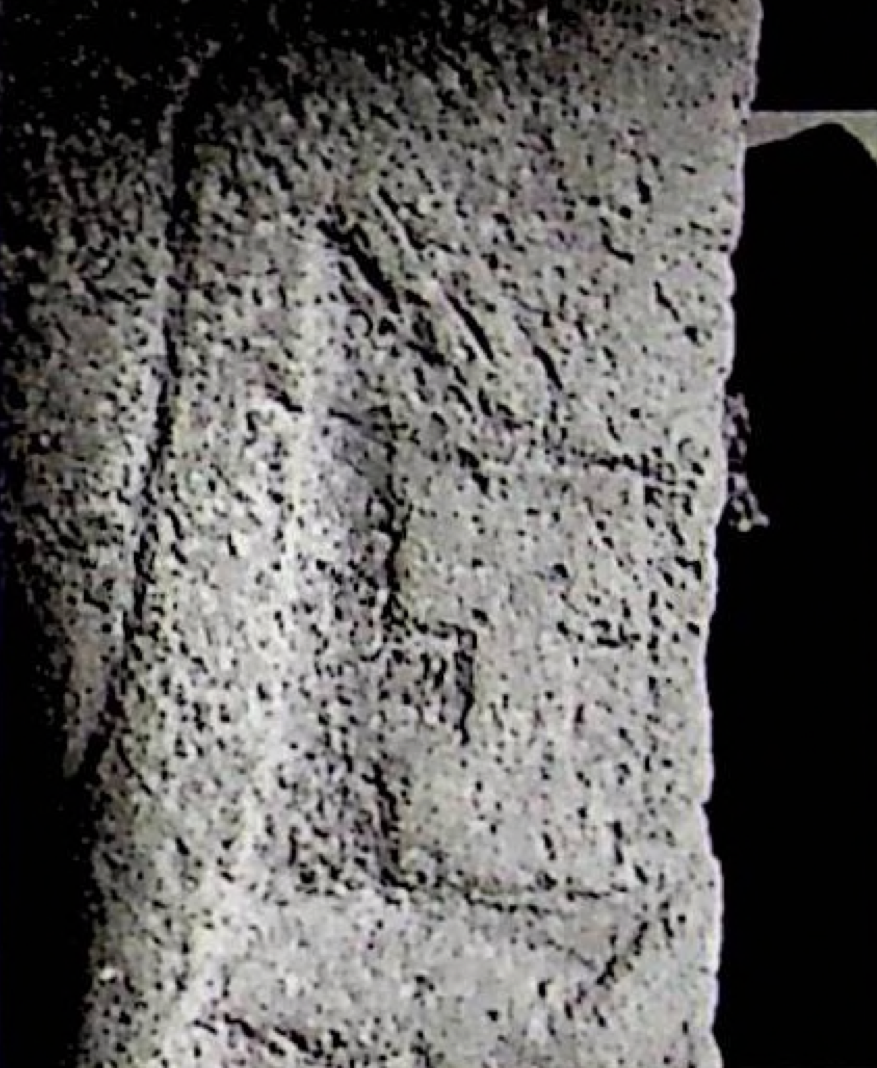
#> input picture Misc/Misc1.9.png, 877 x 1068 px, found by its file name
$ jupyter execute --allow-errors ImageEnhancement.ipynb
#> lines starting #> are read from the running program, lines starting #| are printed output that depends on the picture
[cell 1]
#Imports

import os
import cv2
import numpy as np
import matplotlib
import matplotlib.pyplot as plt

[cell 2]
# Import functions from local Python files by loading modules from their file paths.
# This avoids invalid "from /path/to/file.py import ..." syntax.

from importlib import util
from pathlib import Path

def load_module_from_path(module_name, file_path):
	file_path = Path(file_path)
	spec = util.spec_from_file_location(module_name, str(file_path))
	module = util.module_from_spec(spec)
	spec.loader.exec_module(module)
	return module

# enhancement.py
#> (the rest of this cell did not finish here and is left out)

[cell 3]
#Load image
img = cv2.imread('/Users/haileyohair/Downloads/Gobekli Tepe Project/Gobekli Tepe/VSCode/Gobekli-Tepe/Gobekli-Tepe/Misc/Misc1.9.png')
#> img is the input picture: shape (1068, 877, 3); mean B, G, R 93, 94.4, 96

#Convert to grayscale
gray = cv2.cvtColor(img, cv2.COLOR_BGR2GRAY)

#Display grayscale image
plt.imshow(gray, cmap='gray')
plt.axis('off')
plt.show()

#Save as new image
cv2.imwrite('/Users/haileyohair/Downloads/Gobekli Tepe Project/Gobekli Tepe/VSCode/Gobekli-Tepe/Gobekli-Tepe/Misc/Misc1.9_gray.png', gray)
#> Out = True

#> (a cell that did not finish here is left out)

[cell 5]
#Enhancement using Erosion, Dilation, and Gaussian Blur Filter
# Use explicit structuring element (must be a 2D array) and ensure ksize for GaussianBlur is a tuple
kernel = np.ones((3, 3), dtype=np.uint8)

# Perform erosion then dilation using OpenCV directly to avoid mismatched parameter types
eroded = cv2.erode(gray, kernel, iterations=1)
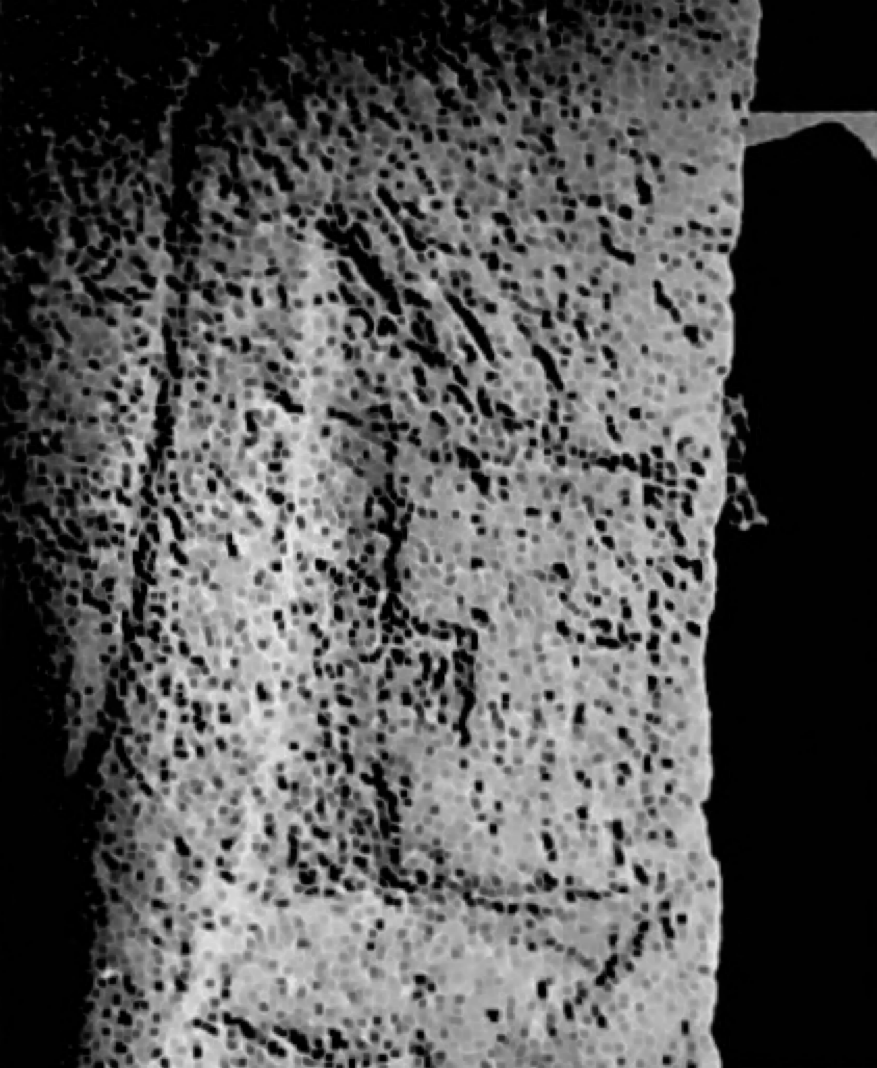
#> eroded: shape (1068, 877); min 0, max 241, mean 84.1
dilated = cv2.dilate(eroded, kernel, iterations=1)

# Apply Gaussian blur with a proper tuple ksize
blurred = cv2.GaussianBlur(dilated, (5, 5), 0)

#Display enhanced image
plt.imshow(blurred, cmap='gray')
plt.axis('off')
plt.show()

#Save enhanced image
cv2.imwrite('/Users/haileyohair/Downloads/Gobekli Tepe Project/Gobekli Tepe/VSCode/Gobekli-Tepe/Gobekli-Tepe/Misc/Misc1.9_enhanced.png', blurred)
#> Out = True


$ run again, with Misc/Misc1.10.png copied over Misc/Misc1.9.png
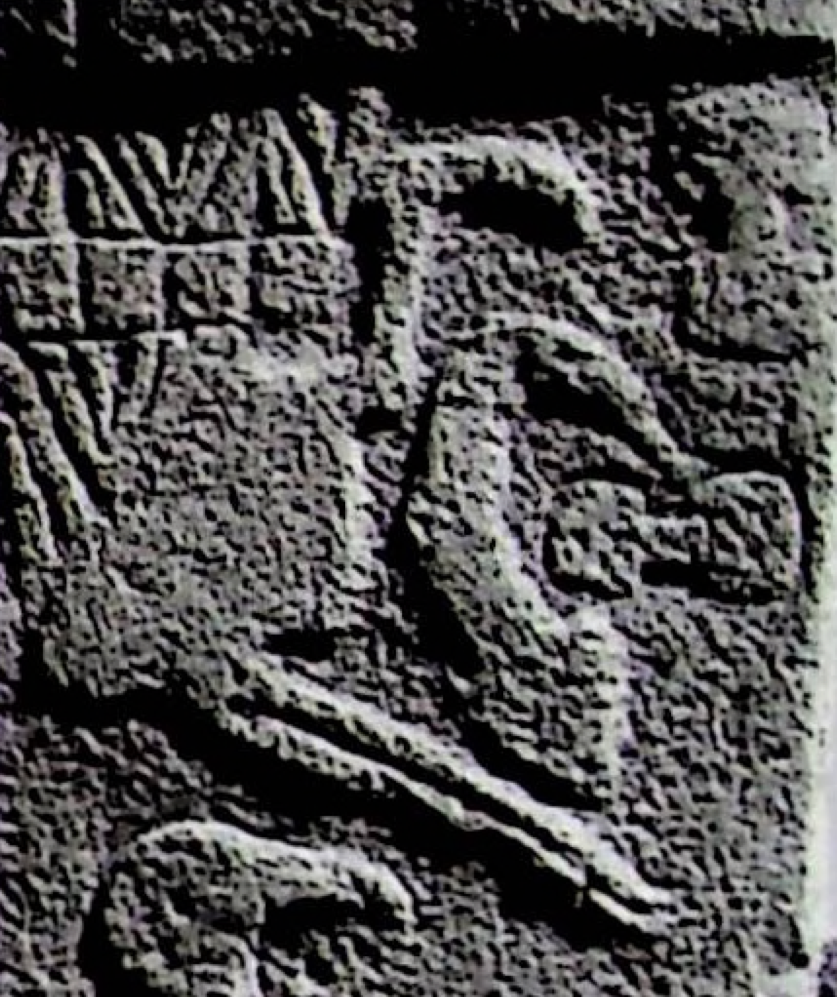
#> input picture Misc/Misc1.10.png, 837 x 997 px, found by its file name
#> img is the input picture: shape (997, 837, 3); mean B, G, R 74.3, 74.4, 75.6
#> `cv2.imwrite('/Users/haileyohair/Downloads/Gobekli Tepe Project/Gobekli..`: Out = True
#> `eroded = cv2.erode(gray, kernel, iterations=1)`:
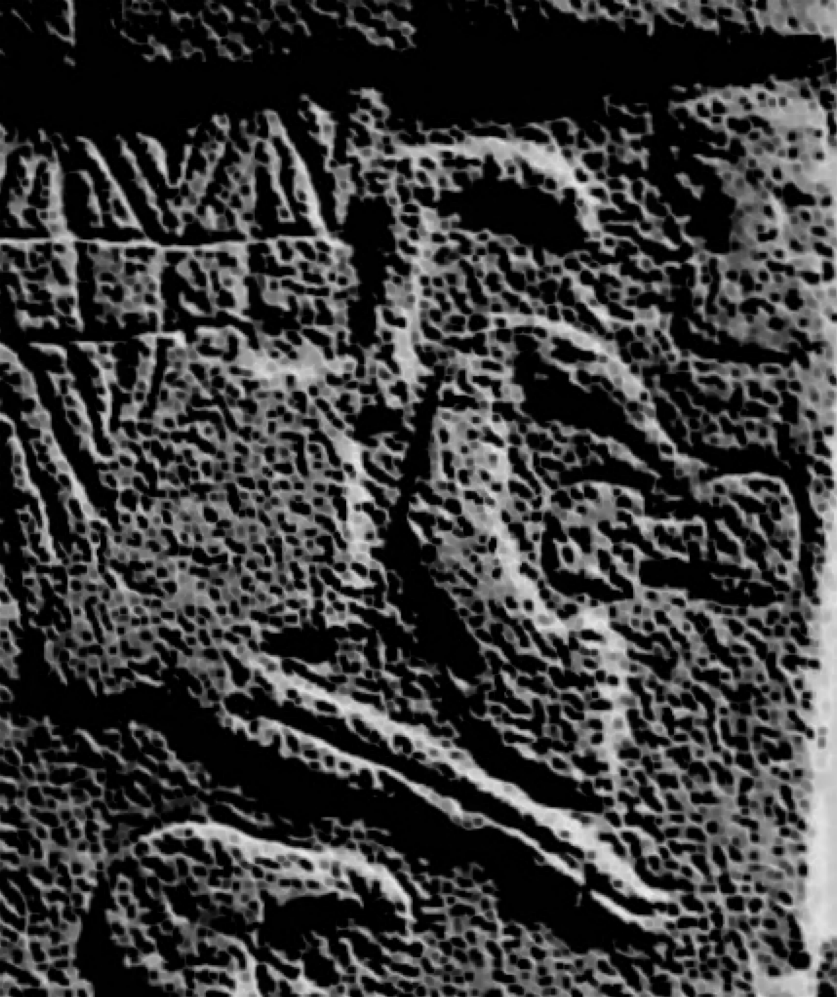
#> eroded: shape (997, 837); min 0, max 235, mean 58

$ run again, with Misc/Misc1.12.png copied over Misc/Misc1.9.png
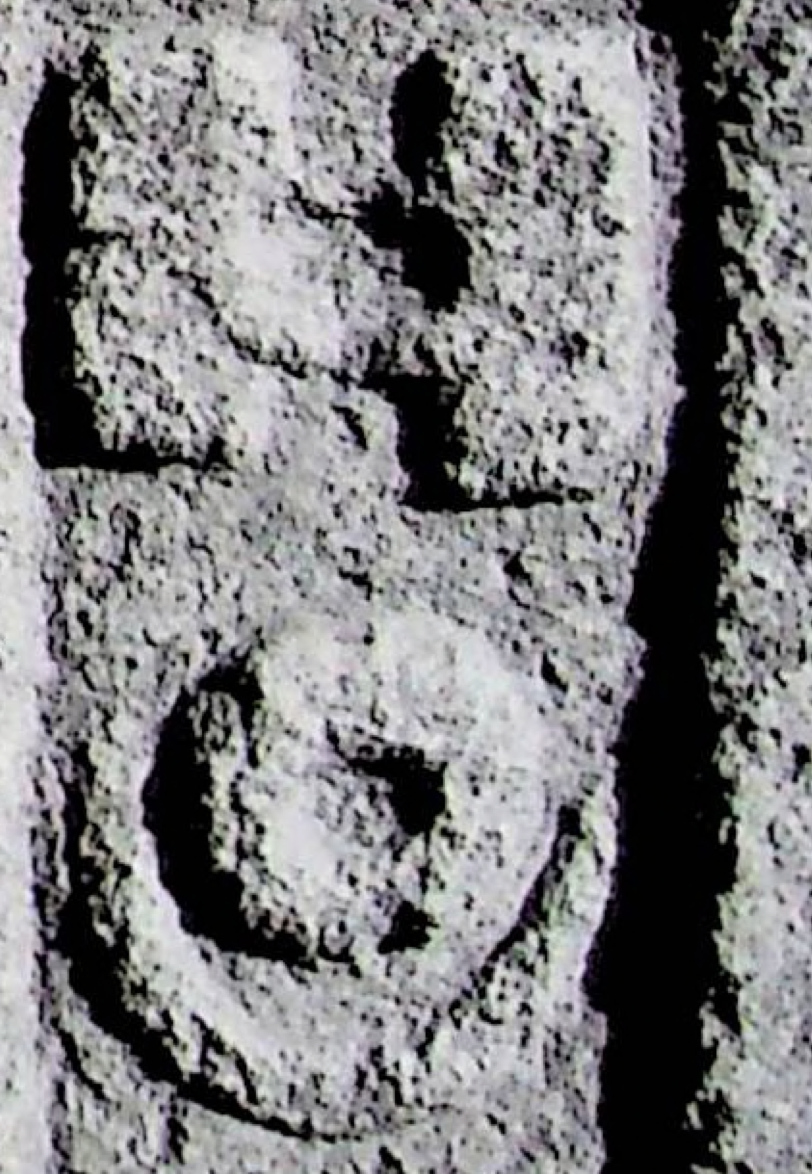
#> input picture Misc/Misc1.12.png, 812 x 1174 px, found by its file name
#> img is the input picture: shape (1174, 812, 3); mean B, G, R 127.3, 125.5, 126
#> `cv2.imwrite('/Users/haileyohair/Downloads/Gobekli Tepe Project/Gobekli..`: Out = True
#> `eroded = cv2.erode(gray, kernel, iterations=1)`:
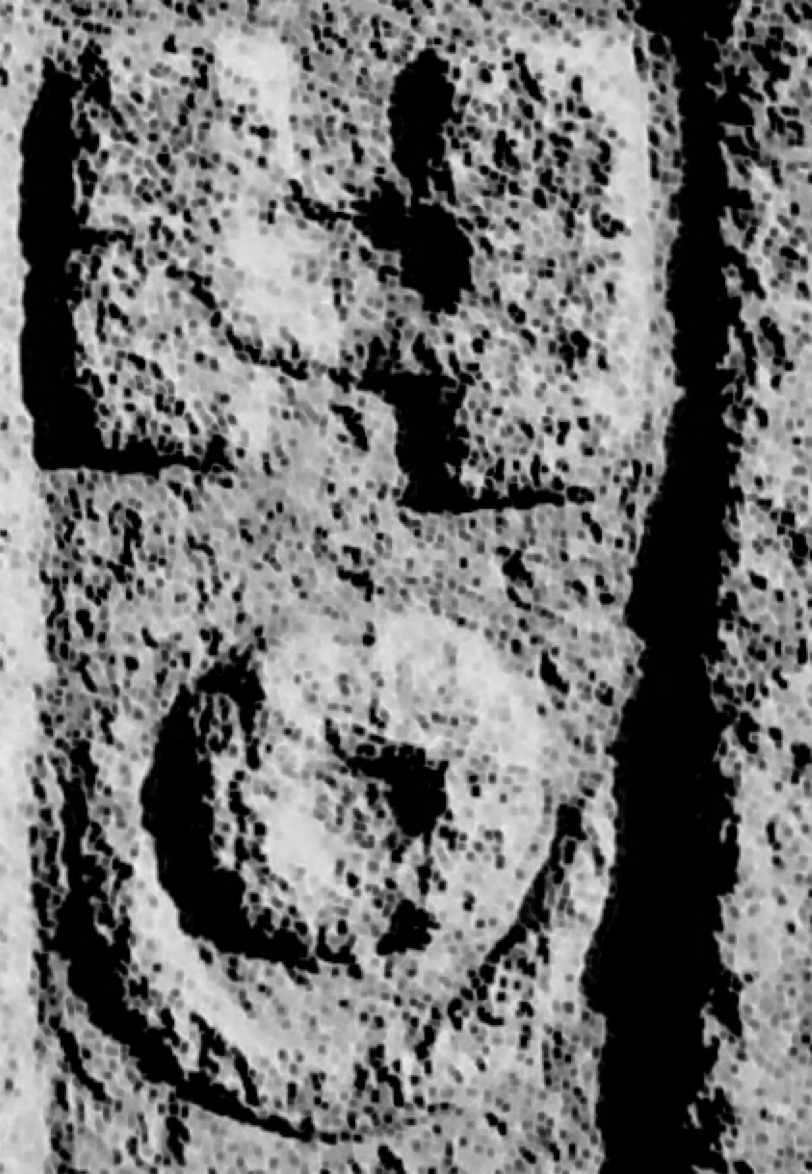
#> eroded: shape (1174, 812); min 0, max 238, mean 112.6

$ run again, with Misc/Misc1.13.png copied over Misc/Misc1.9.png
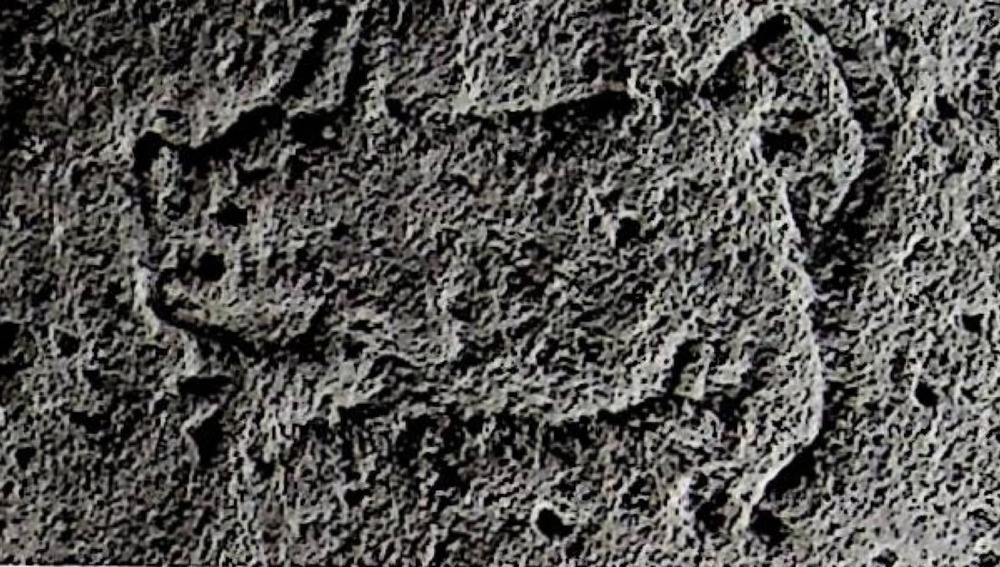
#> input picture Misc/Misc1.13.png, 1000 x 567 px, shrunk from 1435 x 813 before the run, found by its file name
#> img is the input picture: shape (567, 1000, 3); mean B, G, R 79.3, 81.4, 82.8
#> `cv2.imwrite('/Users/haileyohair/Downloads/Gobekli Tepe Project/Gobekli..`: Out = True
#> `eroded = cv2.erode(gray, kernel, iterations=1)`:
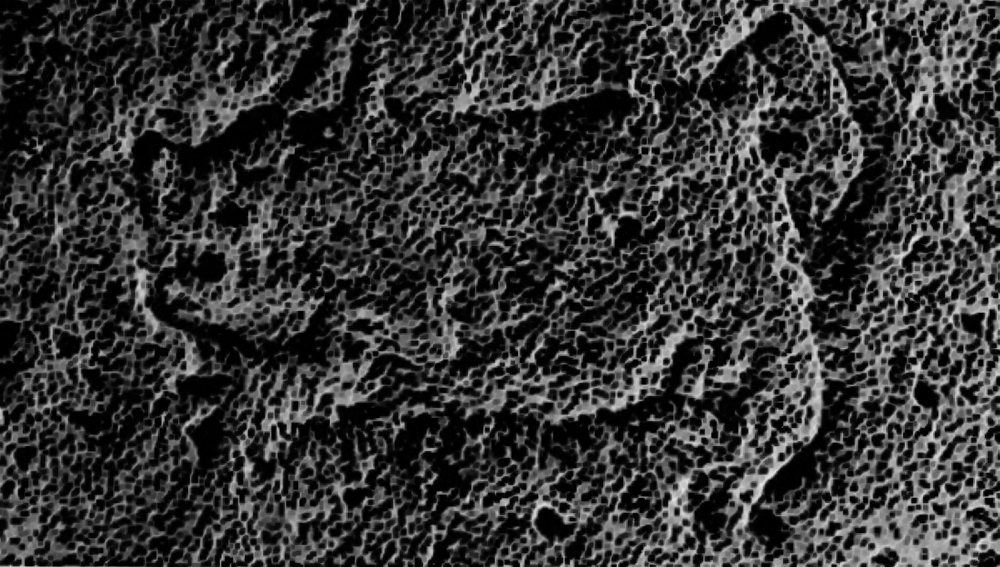
#> eroded: shape (567, 1000); min 0, max 234, mean 53.4
#> `blurred = cv2.GaussianBlur(dilated, (5, 5), 0)`:
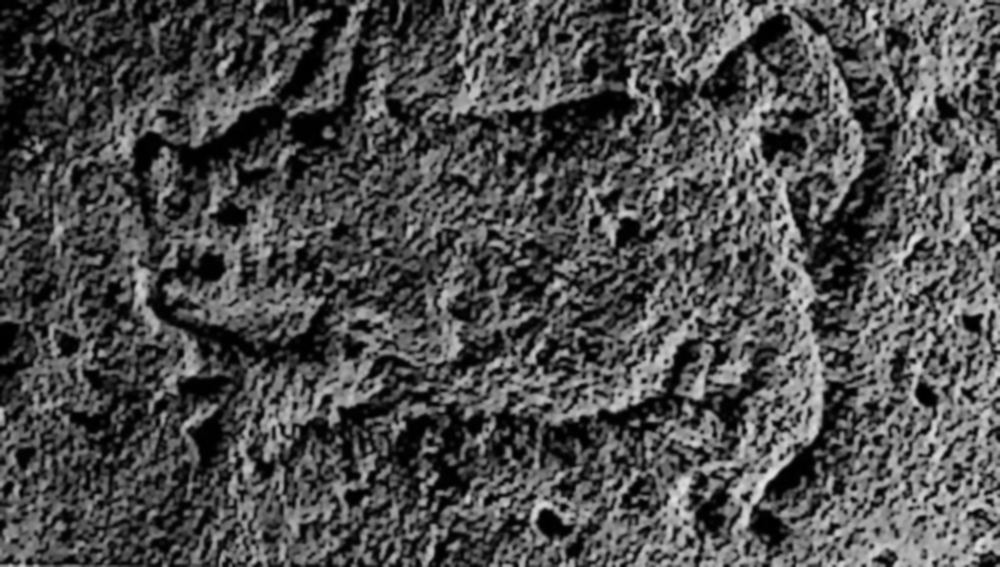
#> blurred: shape (567, 1000); min 0, max 232, mean 77.7
